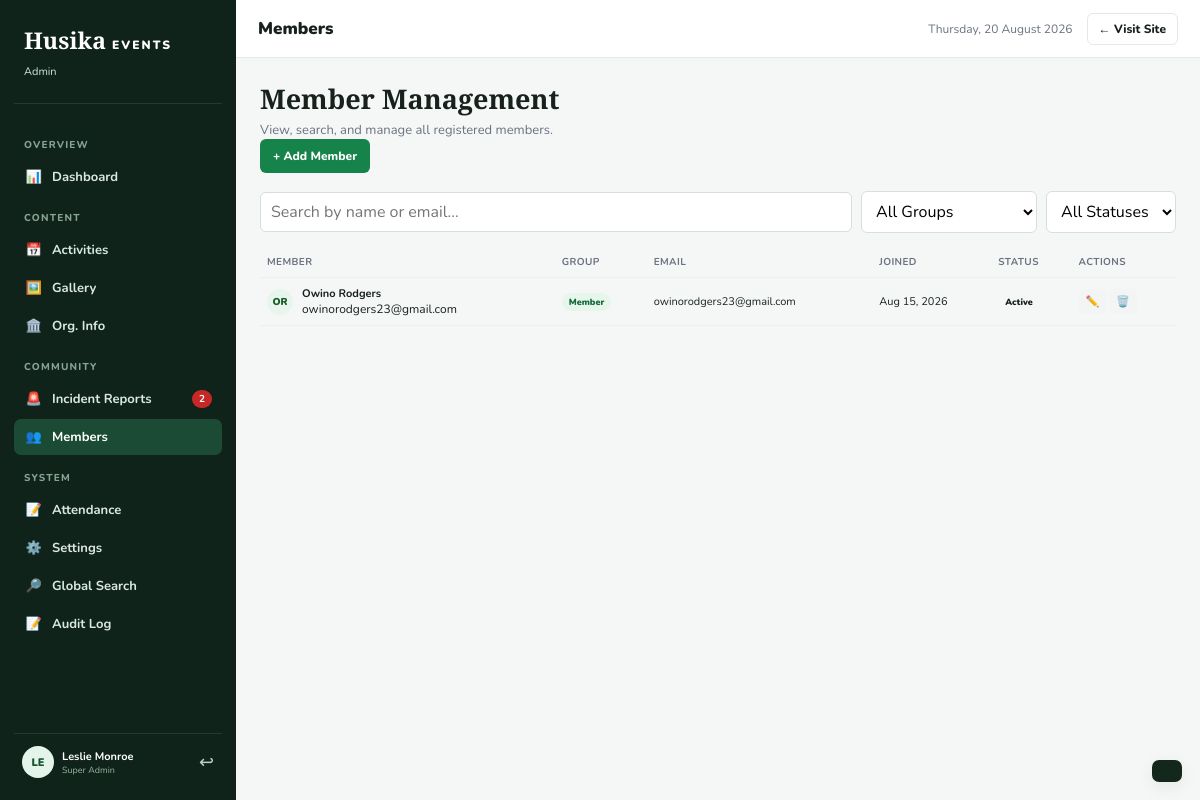
The page /admin.php?panel=members (signed in) on the database its author committed.
### tables this page shows
CREATE TABLE users (
            id INTEGER PRIMARY KEY AUTOINCREMENT,
            name TEXT NOT NULL,
            email TEXT NOT NULL UNIQUE,
            password_hash TEXT NOT NULL,
            role TEXT NOT NULL DEFAULT 'member',
            status TEXT NOT NULL DEFAULT 'active',
            created_at DATETIME DEFAULT CURRENT_TIMESTAMP,
            last_login DATETIME NULL
        , phone TEXT DEFAULT '', profile_picture TEXT DEFAULT '', password_reset_required INTEGER DEFAULT 0, group_name TEXT DEFAULT '', must_reset_password INTEGER DEFAULT 0, two_factor_enabled INTEGER DEFAULT 0, session_version INTEGER DEFAULT 1);

### admin.php (the view, shortened to what this page needs)
<?php
require_once 'database.php';
$adminName  = $_SESSION['name'] ?? 'Admin Monroe';
function e($value)
{
    return htmlspecialchars((string)$value, ENT_QUOTES, 'UTF-8');
}
try {
    $pdo->exec("CREATE TABLE IF NOT EXISTS report_history (
        id INTEGER PRIMARY KEY AUTOINCREMENT,
        report_id INTEGER NOT NULL,
        action TEXT NOT NULL,
        old_status TEXT,
        new_status TEXT,
        notes TEXT,
        changed_by INTEGER,
        created_at DATETIME DEFAULT CURRENT_TIMESTAMP
    )");
    $pdo->exec("CREATE TABLE IF NOT EXISTS attendance (
        id INTEGER PRIMARY KEY AUTOINCREMENT,
        member_id INTEGER,
        member_name TEXT NOT NULL,
        activity_id INTEGER,
        activity_title TEXT,
        attendance_date DATE NOT NULL,
        status TEXT DEFAULT 'Present',
        notes TEXT,
        created_at DATETIME DEFAULT CURRENT_TIMESTAMP
    )");
} catch (PDOException $e) {
    error_log('Husika admin migration error: ' . $e->getMessage());
}
try {
    $pdo->exec("CREATE TABLE IF NOT EXISTS site_settings (setting_key TEXT PRIMARY KEY, setting_value TEXT, updated_at DATETIME DEFAULT CURRENT_TIMESTAMP, updated_by INTEGER)");
    $pdo->exec("CREATE TABLE IF NOT EXISTS audit_log (id INTEGER PRIMARY KEY AUTOINCREMENT, admin_id INTEGER, admin_name TEXT, action TEXT NOT NULL, module TEXT, record_id INTEGER, before_value TEXT, after_value TEXT, ip_address TEXT, created_at DATETIME DEFAULT CURRENT_TIMESTAMP)");
    $pdo->exec("CREATE TABLE IF NOT EXISTS login_history (id INTEGER PRIMARY KEY AUTOINCREMENT, user_id INTEGER, email TEXT, success INTEGER DEFAULT 0, ip_address TEXT, user_agent TEXT, created_at DATETIME DEFAULT CURRENT_TIMESTAMP)");
    $pdo->exec("CREATE TABLE IF NOT EXISTS login_attempts (id INTEGER PRIMARY KEY AUTOINCREMENT, email TEXT, ip_address TEXT, attempts INTEGER DEFAULT 0, locked_until DATETIME, updated_at DATETIME DEFAULT CURRENT_TIMESTAMP)");
    $pdo->exec("CREATE TABLE IF NOT EXISTS notifications (id INTEGER PRIMARY KEY AUTOINCREMENT, user_id INTEGER, type TEXT, title TEXT, message TEXT, is_read INTEGER DEFAULT 0, created_at DATETIME DEFAULT CURRENT_TIMESTAMP)");
    $pdo->exec("CREATE TABLE IF NOT EXISTS admin_permissions (admin_id INTEGER PRIMARY KEY, permissions TEXT NOT NULL DEFAULT '{}', updated_at DATETIME DEFAULT CURRENT_TIMESTAMP)");
    $pdo->exec("CREATE TABLE IF NOT EXISTS activity_registrations (id INTEGER PRIMARY KEY AUTOINCREMENT, activity_id INTEGER NOT NULL, member_id INTEGER NOT NULL, status TEXT DEFAULT 'Registered', registered_at DATETIME DEFAULT CURRENT_TIMESTAMP, UNIQUE(activity_id, member_id))");
    $pdo->exec("CREATE TABLE IF NOT EXISTS two_factor (user_id INTEGER PRIMARY KEY, secret TEXT NOT NULL, recovery_codes TEXT, enabled_at DATETIME, updated_at DATETIME DEFAULT CURRENT_TIMESTAMP)");
    $pdo->exec("CREATE TABLE IF NOT EXISTS password_resets (id INTEGER PRIMARY KEY AUTOINCREMENT, user_id INTEGER, token_hash TEXT UNIQUE, expires_at DATETIME, used_at DATETIME, created_at DATETIME DEFAULT CURRENT_TIMESTAMP)");
    $pdo->exec("CREATE TABLE IF NOT EXISTS backup_history (id INTEGER PRIMARY KEY AUTOINCREMENT, filename TEXT, path TEXT, size INTEGER, created_by INTEGER, created_at DATETIME DEFAULT CURRENT_TIMESTAMP)");
} catch (PDOException $e) { error_log('Husika extended migration error: '.$e->getMessage()); }
$openReports = 0;
try {
    $openReports = (int)$pdo
        ->query("
            SELECT COUNT(*)
            FROM reports
            WHERE status IN ('Open', 'Under Review', 'Investigating', 'Referred')
        ")
        ->fetchColumn();
} catch (PDOException $e) {
}
$members = [];
try {
    $stmt = $pdo->query("
        SELECT id, name, email, role, status, created_at, last_login
        FROM users
        WHERE role != 'admin'
        ORDER BY id DESC
    ");
    $members = $stmt->fetchAll();
} catch (PDOException $e) {
    $members = [];
}
$currentPanel = $_GET['panel'] ?? 'dashboard';
?>
<!DOCTYPE html>
<html lang="en">
<head>
    <link
        rel="stylesheet"
        href="admin.css"
    >
</head>
<body>
<aside class="sidebar" id="sidebar">
    <div class="sidebar-brand">
        <div class="brand-lock">
            <span class="brand-husika">
                Husika
            </span>
            <span class="brand-events">
                EVENTS
            </span>
        </div>
        <span class="admin-badge">
            Admin
        </span>
    </div>
    <nav class="sidebar-nav">
        <p class="nav-group-label">
            Overview
        </p>
        <a
            href="?panel=dashboard"
            class="sidebar-link <?= $currentPanel === 'dashboard' ? 'active' : '' ?>"
            data-panel="dashboard"
        >
            <span class="slink-icon">📊</span>
            Dashboard
        </a>
        <p class="nav-group-label">
            Content
        </p>
        <a
            href="?panel=activities"
            class="sidebar-link <?= $currentPanel === 'activities' ? 'active' : '' ?>"
            data-panel="activities"
        >
            <span class="slink-icon">📅</span>
            Activities
        </a>
        <a
            href="?panel=gallery"
            class="sidebar-link <?= $currentPanel === 'gallery' ? 'active' : '' ?>"
            data-panel="gallery"
        >
            <span class="slink-icon">🖼️</span>
            Gallery
        </a>
        <a
            href="?panel=about"
            class="sidebar-link <?= $currentPanel === 'about' ? 'active' : '' ?>"
            data-panel="about"
        >
            <span class="slink-icon">🏛️</span>
            Org. Info
        </a>
        <p class="nav-group-label">
            Community
        </p>
        <a
            href="?panel=reports"
            class="sidebar-link <?= $currentPanel === 'reports' ? 'active' : '' ?>"
            data-panel="reports"
        >
            <span class="slink-icon">🚨</span>
            Incident Reports
            <span class="sidebar-badge">
                <?= $openReports ?>
            </span>
        </a>
        <a
            href="?panel=members"
            class="sidebar-link <?= $currentPanel === 'members' ? 'active' : '' ?>"
            data-panel="members"
        >
            <span class="slink-icon">👥</span>
            Members
        </a>
        <p class="nav-group-label">
            System
        </p>
        <a
            href="?panel=attendance"
            class="sidebar-link <?= $currentPanel === 'attendance' ? 'active' : '' ?>"
            data-panel="attendance"
        >
            <span class="slink-icon">📝</span>
            Attendance
        </a>
        <a
            href="?panel=settings"
            class="sidebar-link <?= $currentPanel === 'settings' ? 'active' : '' ?>"
            data-panel="settings"
        >
            <span class="slink-icon">⚙️</span>
            Settings
        </a>
        <a href="?panel=search" class="sidebar-link <?= $currentPanel === 'search' ? 'active' : '' ?>"><span class="slink-icon">🔎</span> Global Search</a>
        <a href="?panel=audit" class="sidebar-link <?= $currentPanel === 'audit' ? 'active' : '' ?>"><span class="slink-icon">📝</span> Audit Log</a>
    </nav>
    <div class="sidebar-user">
        <div class="user-avatar">
            <?= strtoupper(substr($adminName, 0, 2)) ?>
        </div>
        <div class="user-info">
            <strong>
                <?= e($adminName) ?>
            </strong>
            <span>
                Super Admin
            </span>
        </div>
        <a
            href="?logout=1"
            class="logout-btn"
            title="Logout"
        >
            ↩
        </a>
    </div>
</aside>
<main class="main" id="main">
    <header class="topbar-admin">
        <div
            class="topbar-title"
            id="topbar-title"
        >
            <?= ucfirst(str_replace('-', ' ', $currentPanel)) ?>
        </div>
        <div class="topbar-right">
            <span
                class="topbar-date"
                id="topbar-date"
            ></span>
            <a
                href="index.php"
                class="btn-visit"
            >
                ← Visit Site
            </a>
        </div>
    </header>
    <section
        class="panel <?= $currentPanel === 'members' ? 'active' : '' ?>"
        id="panel-members"
    >
        <div class="panel-head between">
            <div>
                <h1>
                    Member Management
                </h1>
                <p>
                    View, search, and manage all registered members.
                </p>
            </div>
            <button
                class="btn btn--primary"
                onclick="openModal('modal-add-member')"
            >
                + Add Member
            </button>
        </div>
        <div class="filter-row">
            <input
                type="text"
                placeholder="Search by name or email..."
                style="flex:1"
                oninput="filterMembers(this.value)"
            >
            <select onchange="filterMembers()">
                <option value="">
                    All Groups
                </option>
            </select>
            <select>
                <option value="">
                    All Statuses
                </option>
            </select>
        </div>
        <div class="table-wrap">
            <table
                class="data-table"
                id="members-table"
            >
                <thead>
                <tr>
                    <th>
                        Member
                    </th>
                    <th>
                        Group
                    </th>
                    <th>
                        Email
                    </th>
                    <th>
                        Joined
                    </th>
                    <th>
                        Status
                    </th>
                    <th>
                        Actions
                    </th>
                </tr>
                </thead>
                <tbody>
                <?php foreach ($members as $member): ?>
                    <?php
                    $nameParts = preg_split(
                        '/\s+/',
                        trim($member['name'])
                    );
                    $initials = '';
                    foreach (
                        array_slice(
                            $nameParts,
                            0,
                            2
                        ) as $part
                    ) {
                        $initials .= strtoupper(
                            substr(
                                $part,
                                0,
                                1
                            )
                        );
                    }
                    ?>
                    <tr>
                        <td>
                            <div class="member-cell">
                                <div
                                    class="member-avatar sm"
                                    style="
                                        background:#E8F5EC;
                                        color:#1A5C2A
                                    "
                                >
                                    <?= e($initials) ?>
                                </div>
                                <div>
                                    <strong>
                                        <?= e($member['name']) ?>
                                    </strong>
                                    <br>
                                    <span
                                        style="
                                            font-size:12px;
                                            color:var(--text-muted)
                                        "
                                    >
                                        <?= e($member['email']) ?>
                                    </span>
                                </div>
                            </div>
                        </td>
                        <td>
                            <span class="tag tag--green">
                                <?= e(
                                    ucfirst(
                                        $member['role']
                                    )
                                ) ?>
                            </span>
                        </td>
                        <td>
                            <?= e($member['email']) ?>
                        </td>
                        <td>
                            <?= date(
                                'M d, Y',
                                strtotime(
                                    $member['created_at']
                                )
                            ) ?>
                        </td>
                        <td>
                            <?php
                            $memberStatusClass =
                                strtolower($member['status']) === 'active'
                                ? 'status--active'
                                : 'status--pending';
                            ?>
                            <span
                                class="status <?= $memberStatusClass ?>"
                            >
                                <?= e(
                                    ucfirst(
                                        $member['status']
                                    )
                                ) ?>
                            </span>
                        </td>
                        <td class="actions-cell">
                            <button
                                class="act-btn act-btn--edit"
                                onclick="showToast('Member editing can be connected to the database next.')"
                            >
                                ✏️
                            </button>
                            <form
                                method="POST"
                                style="display:inline"
                                onsubmit="return confirm('Delete this member?')"
                            >
                                <button
                                    type="submit"
                                    class="act-btn act-btn--del"
                                >
                                    🗑️
                                </button>
                            </form>
                        </td>
                    </tr>
                <?php endforeach; ?>
                </tbody>
            </table>
        </div>
    </section>
</main>
<div
    class="toast"
    id="toast"
></div>
</body>
</html>

### rows shown on the page
users: initials "OR", name "Owino Rodgers", email "owinorodgers23@gmail.com", role "Member", created_at "Aug 15, 2026", status "Active"

### other values the page prints
$openReports "2"
substr($adminName, 0, 2) "LE"
$adminName "Leslie Monroe"
str_replace('-', ' ', $currentPanel) "Members"
